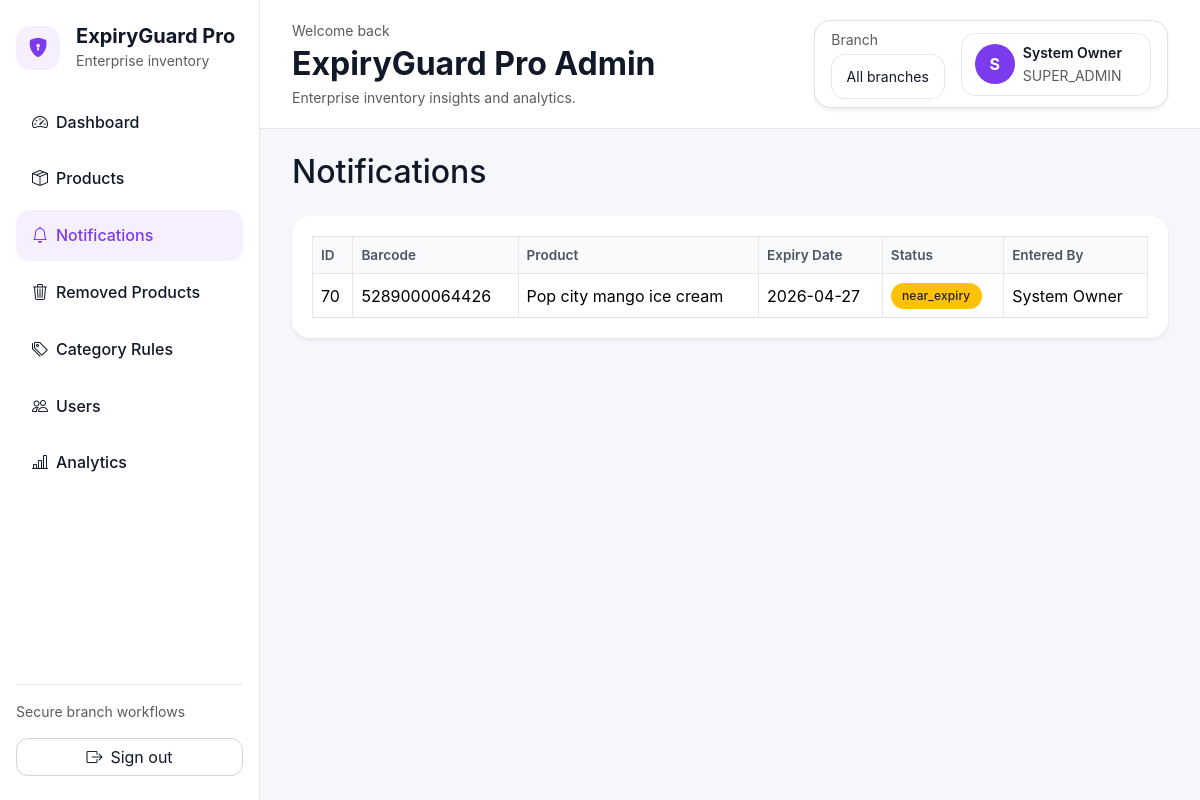
The page /admin/notifications.php (signed in) on the database its author committed.
### tables this page shows
CREATE TABLE `products` (
  `id` int NOT NULL AUTO_INCREMENT,
  `company_id` int DEFAULT '1',
  `branch_id` int DEFAULT '1',
  `barcode` varchar(100) NOT NULL,
  `product_name` varchar(150) NOT NULL,
  `batch_code` varchar(100) DEFAULT NULL,
  `category` varchar(100) DEFAULT NULL,
  `quantity` int NOT NULL DEFAULT '1',
  `unit` varchar(50) DEFAULT NULL,
  `expiry_date` date NOT NULL,
  `status` enum('active','near_expiry','expired','removed') NOT NULL DEFAULT 'active',
  `entered_by` int NOT NULL,
  `entered_on` datetime DEFAULT CURRENT_TIMESTAMP,
  `is_removed` tinyint(1) NOT NULL DEFAULT '0',
  `removed_by` int DEFAULT NULL,
  `removed_on` datetime DEFAULT NULL,
  `notes` text,
  PRIMARY KEY (`id`),
  UNIQUE KEY `uq_branch_barcode_expiry` (`branch_id`,`barcode`,`expiry_date`),
  KEY `idx_products_company` (`company_id`),
  KEY `idx_products_branch` (`branch_id`),
  KEY `idx_products_status` (`status`),
  KEY `idx_products_expiry` (`expiry_date`),
  KEY `fk_products_entered_by` (`entered_by`),
  KEY `fk_products_removed_by` (`removed_by`),
  CONSTRAINT `fk_products_branch` FOREIGN KEY (`branch_id`) REFERENCES `branches` (`id`) ON DELETE CASCADE,
  CONSTRAINT `fk_products_company` FOREIGN KEY (`company_id`) REFERENCES `companies` (`id`) ON DELETE CASCADE,
  CONSTRAINT `fk_products_entered_by` FOREIGN KEY (`entered_by`) REFERENCES `users` (`id`),
  CONSTRAINT `fk_products_removed_by` FOREIGN KEY (`removed_by`) REFERENCES `users` (`id`) ON DELETE SET NULL
);

CREATE TABLE `users` (
  `id` int NOT NULL AUTO_INCREMENT,
  `company_id` int NOT NULL,
  `branch_id` int DEFAULT NULL,
  `full_name` varchar(100) NOT NULL,
  `username` varchar(50) NOT NULL,
  `password` varchar(255) NOT NULL,
  `role` enum('super_admin','company_admin','branch_manager','employee','viewer') NOT NULL DEFAULT 'employee',
  `email` varchar(150) DEFAULT NULL,
  `phone` varchar(50) DEFAULT NULL,
  `is_active` tinyint(1) NOT NULL DEFAULT '1',
  `last_login` datetime DEFAULT NULL,
  `created_at` datetime DEFAULT CURRENT_TIMESTAMP,
  PRIMARY KEY (`id`),
  UNIQUE KEY `uq_company_username` (`company_id`,`username`),
  KEY `fk_users_branch` (`branch_id`),
  CONSTRAINT `fk_users_branch` FOREIGN KEY (`branch_id`) REFERENCES `branches` (`id`) ON DELETE SET NULL,
  CONSTRAINT `fk_users_company` FOREIGN KEY (`company_id`) REFERENCES `companies` (`id`) ON DELETE CASCADE
);

### config/branch_filter.php (called while the page is built, shortened)
<?php
$branchFilterValue = null;

### admin/notifications.php (the view, shortened to what this page needs)
<?php include 'layout_top.php'; ?>
<?php require_once '../config/db.php'; ?>
<?php require_once '../config/branch_filter.php'; ?>
<?php
$sql = "SELECT p.*, u.full_name AS entered_by_name
        FROM products p
        LEFT JOIN users u ON p.entered_by = u.id
        WHERE p.status IN ('near_expiry', 'expired') AND p.is_removed = 0" . ($branchFilterValue !== null ? $branchFilterSqlAlias : '') . "
        ORDER BY p.expiry_date ASC";
if ($branchFilterValue !== null) {
    $stmt = $conn->prepare($sql);
    $stmt->bind_param('s', $branchFilterValue);
    $stmt->execute();
    $items = $stmt->get_result();
} else {
    $items = $conn->query($sql);
}
?>
<h2 class="mb-4">Notifications</h2>
<div class="card border-0 shadow-sm">
    <div class="card-body table-responsive">
        <table class="table table-bordered align-middle">
            <thead><tr><th>ID</th><th>Barcode</th><th>Product</th><th>Expiry Date</th><th>Status</th><th>Entered By</th></tr></thead>
            <tbody>
            <?php while ($item = $items->fetch_assoc()): ?>
                <tr>
                    <td><?= $item['id'] ?></td>
                    <td><?= htmlspecialchars($item['barcode']) ?></td>
                    <td><?= htmlspecialchars($item['product_name']) ?></td>
                    <td><?= htmlspecialchars($item['expiry_date']) ?></td>
                    <td><span class="badge bg-<?= $item['status'] === 'expired' ? 'danger' : 'warning text-dark' ?>"><?= htmlspecialchars($item['status']) ?></span></td>
                    <td><?= htmlspecialchars($item['entered_by_name'] ?? 'N/A') ?></td>
                </tr>
            <?php endwhile; ?>
            </tbody>
        </table>
    </div>
</div>
<?php include 'layout_bottom.php'; ?>

### assets/css/style.css (style rules this page uses)
:root { --body-bg: #f5f7fb; --surface: #ffffff; --surface-alt: #f8fafc; --text: #111827; --muted: #6b7280; --border: #e5e7eb; --accent: #7c3aed; --accent-soft: rgba(124, 58, 237, 0.08); --shadow: 0 6px 18px rgba(15, 23, 42, 0.05); --radius: 18px; }
html, body { min-height: 100%; margin: 0; font-family: "Inter", system-ui, -apple-system, BlinkMacSystemFont, "Segoe UI", sans-serif; background: var(--body-bg); color: var(--text); }
body { overflow-x: hidden; }
.card, .stat-card, .chart-card { background: var(--surface); border: 1px solid var(--border); border-radius: var(--radius); box-shadow: var(--shadow); }
.card-body { padding: 1.25rem; }
.table { background: #ffffff; margin-bottom: 0; }
.table thead th { background: #f8fafc; color: #4b5563; font-size: 0.85rem; font-weight: 600; border-bottom: 1px solid var(--border); }
.table th, .table td { border-color: var(--border); vertical-align: middle; }
.badge { border-radius: 999px; letter-spacing: 0.01em; padding: 0.45rem 0.7rem; font-weight: 500; }

### rows shown on the page
products: id "70", barcode "5289000064426", product_name "Pop city mango ice cream", expiry_date "2026-04-27", status "near_expiry", entered_by.full_name "System Owner"

### other values the page prints
$companyName "ExpiryGuard Pro"
$item['label'] "Dashboard"
$item['label'] "Products"
$item['label'] "Notifications"
$item['label'] "Removed Products"
$item['label'] "Category Rules"
$item['label'] "Users"
$item['label'] "Analytics"
$userInitial "S"
$userName "System Owner"
$userRole "SUPER_ADMIN"
